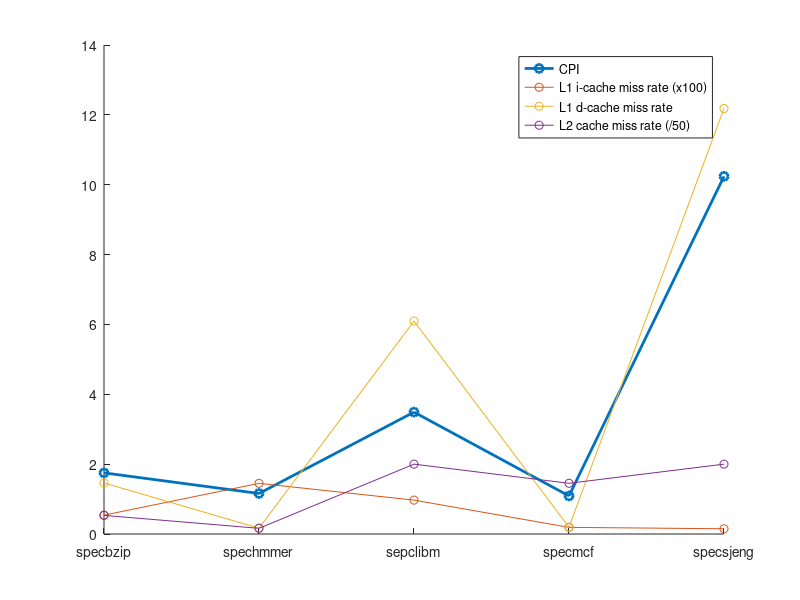

Write MATLAB code to recreate this figure.
clc; clear; close all;

% Initialization
cpi = [1.75 1.16 3.49 1.09 10.24];
exec = [87.5 58.2 174.7 54.4 513.6];
il1 = [0.0054 0.0145 0.0097 0.0019 0.0015];
dl1 = [1.4618 0.1669 6.0971 0.1955 12.1831];
l2 = [26.6550 8.1390 99.9967 72.6148 99.9979];

hold on;
plot(cpi, '-o', 'LineWidth', 2)
plot(il1 * 100, '-o')
plot(dl1, '-o')
plot(l2 / 50, '-o')
legend('CPI', 'L1 i-cache miss rate (x100)', 'L1 d-cache miss rate', 'L2 cache miss rate (/50)')
xticks(1:5)
xticklabels({'specbzip', 'spechmmer', 'sepclibm', 'specmcf', 'specsjeng'})
saveas(gcf, 'img/caches.jpg')

disp('Done!')